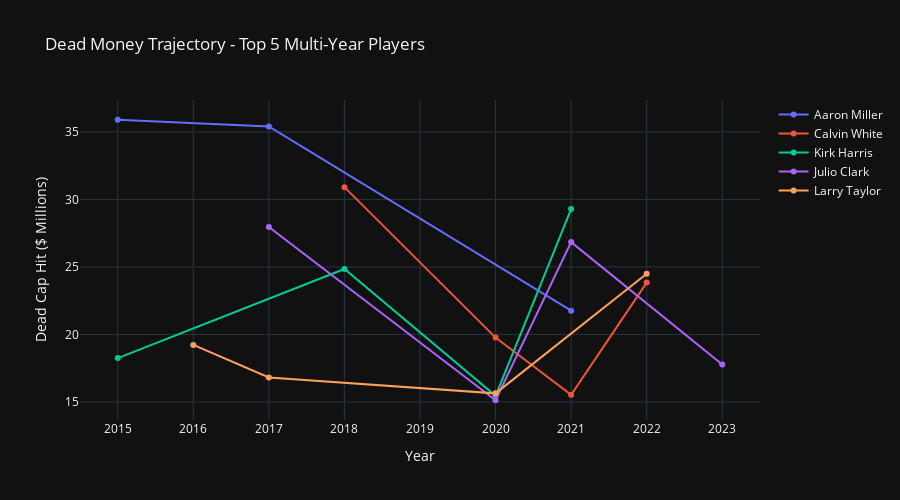

The code cell stored with this chart in its notebook:
### Markdown cell above
## 5. Interactive: Track Specific Players Over Years

### Code cell
# Players with multiple years - show their trajectory
multi_year_players = df_all[df_all['player_name'].isin(
    df_all.groupby('player_name').size()[df_all.groupby('player_name').size() >= 2].index
)].copy()

# Select top 5 recurring players
top_recurring = (multi_year_players.groupby('player_name')['dead_cap_hit'].sum()
                 .sort_values(ascending=False).head(5).index.tolist())

fig3 = go.Figure()

for player in top_recurring:
    player_data = multi_year_players[multi_year_players['player_name'] == player].sort_values('year')
    fig3.add_trace(go.Scatter(
        x=player_data['year'],
        y=player_data['dead_cap_hit'],
        mode='lines+markers',
        name=player,
        hovertemplate='<b>%{fullData.name}</b><br>%{x}<br>$%{y:.2f}M<extra></extra>'
    ))

fig3.update_layout(
    title='Dead Money Trajectory - Top 5 Multi-Year Players',
    xaxis_title='Year',
    yaxis_title='Dead Cap Hit ($ Millions)',
    template='plotly_dark',
    height=500,
    hovermode='x unified'
)

fig3.write_html('outputs/player_trajectory.html')
print("✅ Saved: outputs/player_trajectory.html")
fig3.show()

print("\nPlayers tracked:")
for p in top_recurring:
    years = sorted(multi_year_players[multi_year_players['player_name'] == p]['year'].unique())
    total = multi_year_players[multi_year_players['player_name'] == p]['dead_cap_hit'].sum()
    print(f"  {p}: {years} (Total: ${total:.2f}M)")

### Figure 1 — Plotly figure (JSON) as saved in the notebook; plotly's stock layout.template omitted (floating-point values rounded to 4 significant figures)
{"data": [{"hovertemplate": "<b>%{fullData.name}</b><br>%{x}<br>$%{y:.2f}M<extra></extra>", "mode": "lines+markers", "name": "Aaron Miller", "type": "scatter", "x": [2015, 2017, 2021], "y": [35.9, 35.4, 21.76]}, {"hovertemplate": "<b>%{fullData.name}</b><br>%{x}<br>$%{y:.2f}M<extra></extra>", "mode": "lines+markers", "name": "Calvin White", "type": "scatter", "x": [2018, 2020, 2021, 2022], "y": [30.91, 19.77, 15.53, 23.84]}, {"hovertemplate": "<b>%{fullData.name}</b><br>%{x}<br>$%{y:.2f}M<extra></extra>", "mode": "lines+markers", "name": "Kirk Harris", "type": "scatter", "x": [2015, 2018, 2020, 2021], "y": [18.25, 24.85, 15.46, 29.29]}, {"hovertemplate": "<b>%{fullData.name}</b><br>%{x}<br>$%{y:.2f}M<extra></extra>", "mode": "lines+markers", "name": "Julio Clark", "type": "scatter", "x": [2017, 2020, 2021, 2023], "y": [27.96, 15.13, 26.84, 17.78]}, {"hovertemplate": "<b>%{fullData.name}</b><br>%{x}<br>$%{y:.2f}M<extra></extra>", "mode": "lines+markers", "name": "Larry Taylor", "type": "scatter", "x": [2016, 2017, 2020, 2022], "y": [19.23, 16.82, 15.64, 24.49]}], "layout": {"height": 500, "hovermode": "x unified", "title": {"text": "Dead Money Trajectory - Top 5 Multi-Year Players"}, "xaxis": {"title": {"text": "Year"}}, "yaxis": {"title": {"text": "Dead Cap Hit ($ Millions)"}}}}
